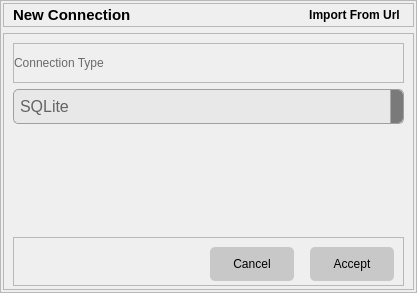
<?xml version="1.0" encoding="UTF-8"?>
<ui version="4.0">
 <class>Dialog</class>
 <widget class="QDialog" name="Dialog">
  <property name="geometry">
   <rect>
    <x>0</x>
    <y>0</y>
    <width>417</width>
    <height>293</height>
   </rect>
  </property>
  <property name="windowTitle">
   <string>Connections</string>
  </property>
  <layout class="QHBoxLayout" name="horizontalLayout_3">
   <property name="spacing">
    <number>0</number>
   </property>
   <property name="leftMargin">
    <number>0</number>
   </property>
   <property name="topMargin">
    <number>0</number>
   </property>
   <property name="rightMargin">
    <number>0</number>
   </property>
   <property name="bottomMargin">
    <number>0</number>
   </property>
   <item>
    <widget class="QFrame" name="frame_2">
     <property name="frameShape">
      <enum>QFrame::StyledPanel</enum>
     </property>
     <property name="frameShadow">
      <enum>QFrame::Raised</enum>
     </property>
     <layout class="QVBoxLayout" name="verticalLayout_2">
      <property name="leftMargin">
       <number>2</number>
      </property>
      <property name="topMargin">
       <number>2</number>
      </property>
      <property name="rightMargin">
       <number>2</number>
      </property>
      <property name="bottomMargin">
       <number>2</number>
      </property>
      <item>
       <widget class="QFrame" name="frame">
        <property name="frameShape">
         <enum>QFrame::StyledPanel</enum>
        </property>
        <property name="frameShadow">
         <enum>QFrame::Raised</enum>
        </property>
        <layout class="QHBoxLayout" name="horizontalLayout">
         <property name="topMargin">
          <number>0</number>
         </property>
         <property name="bottomMargin">
          <number>0</number>
         </property>
         <item>
          <widget class="QLabel" name="label">
           <property name="font">
            <font>
             <pointsize>11</pointsize>
             <weight>75</weight>
             <bold>true</bold>
            </font>
           </property>
           <property name="text">
            <string>New Connection</string>
           </property>
          </widget>
         </item>
         <item>
          <spacer name="horizontalSpacer">
           <property name="orientation">
            <enum>Qt::Horizontal</enum>
           </property>
           <property name="sizeHint" stdset="0">
            <size>
             <width>40</width>
             <height>20</height>
            </size>
           </property>
          </spacer>
         </item>
         <item>
          <widget class="QPushButton" name="pushButton">
           <property name="font">
            <font>
             <pointsize>9</pointsize>
             <weight>75</weight>
             <bold>true</bold>
            </font>
           </property>
           <property name="text">
            <string>Import From Url</string>
           </property>
           <property name="flat">
            <bool>true</bool>
           </property>
          </widget>
         </item>
        </layout>
       </widget>
      </item>
      <item>
       <widget class="QFrame" name="frame_4">
        <property name="frameShape">
         <enum>QFrame::StyledPanel</enum>
        </property>
        <property name="frameShadow">
         <enum>QFrame::Raised</enum>
        </property>
        <layout class="QVBoxLayout" name="verticalLayout">
         <property name="bottomMargin">
          <number>3</number>
         </property>
         <item>
          <widget class="QFrame" name="frame_3">
           <property name="frameShape">
            <enum>QFrame::StyledPanel</enum>
           </property>
           <property name="frameShadow">
            <enum>QFrame::Raised</enum>
           </property>
           <layout class="QHBoxLayout" name="horizontalLayout_2">
            <property name="leftMargin">
             <number>0</number>
            </property>
            <item>
             <widget class="QLabel" name="label_3">
              <property name="styleSheet">
               <string notr="true">QLabel {
	color: rgb(106, 106, 106);
}</string>
              </property>
              <property name="text">
               <string>Connection Type</string>
              </property>
             </widget>
            </item>
            <item>
             <spacer name="horizontalSpacer_2">
              <property name="orientation">
               <enum>Qt::Horizontal</enum>
              </property>
              <property name="sizeHint" stdset="0">
               <size>
                <width>40</width>
                <height>20</height>
               </size>
              </property>
             </spacer>
            </item>
           </layout>
          </widget>
         </item>
         <item>
          <widget class="QComboBox" name="connection_type">
           <property name="sizePolicy">
            <sizepolicy hsizetype="Preferred" vsizetype="Fixed">
             <horstretch>0</horstretch>
             <verstretch>0</verstretch>
            </sizepolicy>
           </property>
           <property name="font">
            <font>
             <pointsize>12</pointsize>
            </font>
           </property>
           <property name="styleSheet">
            <string notr="true">QComboBox {
	border-radius:5px;
	background-color: rgb(232, 232, 232);
	border:1px solid rgb(159, 159, 159);
	color:rgb(99, 99, 99);
	padding:6px;
}


QComboBox::drop-down {
    subcontrol-origin: padding;
    subcontrol-position: top right;
    width: 12px;
    border-left-width: 1px;
    border-left-color: darkgray;
    border-left-style: solid; /* just a single line */
    border-top-right-radius: 5px; /* same radius as the QComboBox */
    border-bottom-right-radius: 5px;
	background-color: rgb(122, 122, 122);
	
}


QComboBox QAbstractItemView {
	padding:6px;
	color: rgb(95, 95, 95);
	border:1px solid  rgb(159, 159, 159);
}</string>
           </property>
           <item>
            <property name="text">
             <string>SQLite</string>
            </property>
            <property name="icon">
             <iconset>
              <normaloff>../../../../../../icons/sqlite.png</normaloff>../../../../../../icons/sqlite.png</iconset>
            </property>
           </item>
           <item>
            <property name="text">
             <string>MySQL</string>
            </property>
            <property name="icon">
             <iconset>
              <normaloff>../../../../../../icons/mysql.png</normaloff>../../../../../../icons/mysql.png</iconset>
            </property>
           </item>
           <item>
            <property name="text">
             <string>PostgreSQL</string>
            </property>
            <property name="icon">
             <iconset>
              <normaloff>../../../../../../icons/postgresql.png</normaloff>../../../../../../icons/postgresql.png</iconset>
            </property>
           </item>
           <item>
            <property name="text">
             <string>MariaDB</string>
            </property>
            <property name="icon">
             <iconset>
              <normaloff>../../../../../../icons/mariadb.png</normaloff>../../../../../../icons/mariadb.png</iconset>
            </property>
           </item>
           <item>
            <property name="text">
             <string>MongoDB</string>
            </property>
            <property name="icon">
             <iconset>
              <normaloff>../../../../../../icons/mongodb.png</normaloff>../../../../../../icons/mongodb.png</iconset>
            </property>
           </item>
           <item>
            <property name="text">
             <string>DuckDB</string>
            </property>
            <property name="icon">
             <iconset>
              <normaloff>../../../../../../icons/duckdb.png</normaloff>../../../../../../icons/duckdb.png</iconset>
            </property>
           </item>
           <item>
            <property name="text">
             <string>CSV</string>
            </property>
            <property name="icon">
             <iconset>
              <normaloff>../../../../../../icons/csv.png</normaloff>../../../../../../icons/csv.png</iconset>
            </property>
           </item>
          </widget>
         </item>
         <item>
          <spacer name="verticalSpacer">
           <property name="orientation">
            <enum>Qt::Vertical</enum>
           </property>
           <property name="sizeHint" stdset="0">
            <size>
             <width>20</width>
             <height>40</height>
            </size>
           </property>
          </spacer>
         </item>
         <item>
          <widget class="QFrame" name="frame_5">
           <property name="frameShape">
            <enum>QFrame::StyledPanel</enum>
           </property>
           <property name="frameShadow">
            <enum>QFrame::Raised</enum>
           </property>
           <layout class="QHBoxLayout" name="horizontalLayout_4">
            <property name="spacing">
             <number>16</number>
            </property>
            <property name="bottomMargin">
             <number>4</number>
            </property>
            <item>
             <spacer name="horizontalSpacer_3">
              <property name="orientation">
               <enum>Qt::Horizontal</enum>
              </property>
              <property name="sizeHint" stdset="0">
               <size>
                <width>40</width>
                <height>20</height>
               </size>
              </property>
             </spacer>
            </item>
            <item>
             <widget class="QPushButton" name="btn_cancel">
              <property name="sizePolicy">
               <sizepolicy hsizetype="Fixed" vsizetype="Fixed">
                <horstretch>0</horstretch>
                <verstretch>0</verstretch>
               </sizepolicy>
              </property>
              <property name="styleSheet">
               <string notr="true">QPushButton {
	border-radius:5px;
	background-color:rgb(200, 200, 200);
	font: 75 9pt &quot;MS Shell Dlg 2&quot;;
	padding:5px 15px 5px 15px;
	height:24px;
	width:54;
}

QPushButton::hover {
	border-radius:5px;
	background-color:rgb(219, 219, 219) ;
	font: 75 9pt &quot;MS Shell Dlg 2&quot;;
	padding:5px 15px 5px 15px;
	height:24px;
	width:54;
}

QPushButton:pressed {
	font: 75 8pt &quot;MS Shell Dlg 2&quot;;
	background-color:rgb(229, 229, 229) ;
	padding:5px 15px 5px 15px;
	border:1px solid rgb(200, 200, 200);
	height:24px;
	width:54;
}

</string>
              </property>
              <property name="text">
               <string>Cancel</string>
              </property>
             </widget>
            </item>
            <item>
             <widget class="QPushButton" name="btn_accept">
              <property name="sizePolicy">
               <sizepolicy hsizetype="Fixed" vsizetype="Fixed">
                <horstretch>0</horstretch>
                <verstretch>0</verstretch>
               </sizepolicy>
              </property>
              <property name="styleSheet">
               <string notr="true">QPushButton {
	border-radius:5px;
	background-color:rgb(200, 200, 200);
	font: 75 9pt &quot;MS Shell Dlg 2&quot;;
	padding:5px 15px 5px 15px;
	height:24px;
	width:54;
}

QPushButton::hover {
	border-radius:5px;
	background-color:rgb(219, 219, 219) ;
	font: 75 9pt &quot;MS Shell Dlg 2&quot;;
	padding:5px 15px 5px 15px;
	height:24px;
	width:54;
}

QPushButton:pressed {
	font: 75 8pt &quot;MS Shell Dlg 2&quot;;
	background-color:rgb(229, 229, 229) ;
	padding:5px 15px 5px 15px;
	border:1px solid rgb(200, 200, 200);
	height:24px;
	width:54;
}</string>
              </property>
              <property name="text">
               <string>Accept</string>
              </property>
             </widget>
            </item>
           </layout>
          </widget>
         </item>
        </layout>
       </widget>
      </item>
     </layout>
    </widget>
   </item>
  </layout>
 </widget>
 <resources>
  <include location="resources.qrc"/>
 </resources>
 <connections>
  <connection>
   <sender>btn_cancel</sender>
   <signal>clicked()</signal>
   <receiver>Dialog</receiver>
   <slot>close()</slot>
   <hints>
    <hint type="sourcelabel">
     <x>257</x>
     <y>207</y>
    </hint>
    <hint type="destinationlabel">
     <x>168</x>
     <y>242</y>
    </hint>
   </hints>
  </connection>
 </connections>
</ui>
